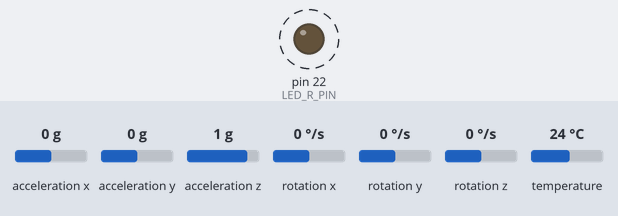
Bench run of a sketch on a simulated Arduino Mega 2560, built with avr-gcc and run on an emulated ATmega2560. Shown: output pins drawn as LEDs (lit = HIGH). Dashed ring = blinking. The inputs (shaded band) are chosen by the test bench; at power-on: acceleration z 1 g, acceleration x 0 g, acceleration y 0 g, rotation x 0 °/s, rotation y 0 °/s, rotation z 0 °/s, temperature 24 °C. What the sketch prints to the serial monitor is not drawn.

Above: at 1.2 s.
1.3 s: acceleration z set to 1.4 g
4.3 s: acceleration x set to 0.8 g
Timing chart, 0 to 13.3 s (numbered marks = the images above; inputs shaded):
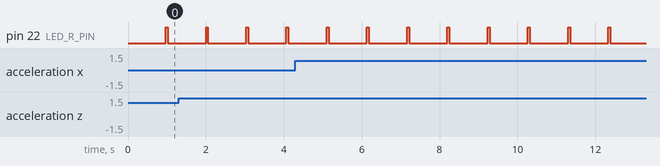

The sketch:

arduino-nano-33-ble-sense-acc-logger.ino
```cpp
/*** Magic Wand Data Collection (continuous) ***/

#include <Adafruit_MPU6050.h>
#include <Adafruit_Sensor.h>
#include <Wire.h>

// Settings
#define LED_R_PIN 22 // Red LED pin
#define DELAY_COLLECTION 50 // Delay (ms) between collections

// Constants
#define SAMPLING_FREQ_HZ 1000 // Sampling frequency (Hz)
#define SAMPLING_PERIOD_MS 1000/SAMPLING_FREQ_HZ // Sampling period (ms)
#define NUM_SAMPLES 200 // 1000 samples at 1000 Hz is 1 sec window

// Instantiate MPU6050 object
Adafruit_MPU6050 mpu;

void setup() {
  // Enable LED pin (RGB LEDs are active low)
  pinMode(LED_R_PIN, OUTPUT);
  digitalWrite(LED_R_PIN, HIGH);

  // Start serial
  Serial.begin(115200);

  // Initialize MPU6050 sensor
  if (mpu.begin()) {
    Serial.println("Initialised MPU6050 chip");
    // while (1);
  }

  Serial.println(SAMPLING_PERIOD_MS);


  // Set accelerometer range
  mpu.setAccelerometerRange(MPU6050_RANGE_8_G);

  // Set gyroscope range
  mpu.setGyroRange(MPU6050_RANGE_500_DEG);
}

void loop() {
  float mpu_acc_x, mpu_acc_y, mpu_acc_z;
  float mpu_gyr_x, mpu_gyr_y, mpu_gyr_z;
  unsigned long timestamp;
  unsigned long start_timestamp;

  // Turn on LED to show we're recording (RGB LED is active low)
  pinMode(LED_R_PIN, OUTPUT);
  digitalWrite(LED_R_PIN, LOW);

  // Print header
  Serial.println("timestamp,accX,accY,accZ,gyrX,gyrY,gyrZ");

  // Record samples in buffer
  start_timestamp = millis();
  for (int i = 0; i < NUM_SAMPLES; i++) {
    // Take timestamp so we can hit our target frequency
    timestamp = millis();

    // Read accelerometer and gyroscope data from the MPU6050 sensor
    sensors_event_t a, g, temp;
    mpu.getEvent(&a, &g, &temp);

    mpu_acc_x = a.acceleration.x;
    mpu_acc_y = a.acceleration.y;
    mpu_acc_z = a.acceleration.z;

    mpu_gyr_x = g.gyro.x;
    mpu_gyr_y = g.gyro.y;
    mpu_gyr_z = g.gyro.z;

    // Print CSV data with timestamp
    Serial.print(timestamp - start_timestamp);
    Serial.print(",");
    Serial.print(mpu_acc_x);
    Serial.print(",");
    Serial.print(mpu_acc_y);
    Serial.print(",");
    Serial.print(mpu_acc_z);
    Serial.print(",");
    Serial.print(mpu_gyr_x);
    Serial.print(",");
    Serial.print(mpu_gyr_y);
    Serial.print(",");
    Serial.println(mpu_gyr_z);

    // Wait just long enough for our sampling period
    while (millis() < timestamp + SAMPLING_PERIOD_MS);
  }

  // Print empty line to transmit termination of recording
  Serial.println();

  // Turn off LED to show we're done
  digitalWrite(LED_R_PIN, HIGH);

  // Wait before repeating the collection process
  delay(DELAY_COLLECTION);
}
```

Measured:
- by itself, pin 22 (LED_R_PIN): alternates HIGH for 0.05 s and LOW for 0.98 s
